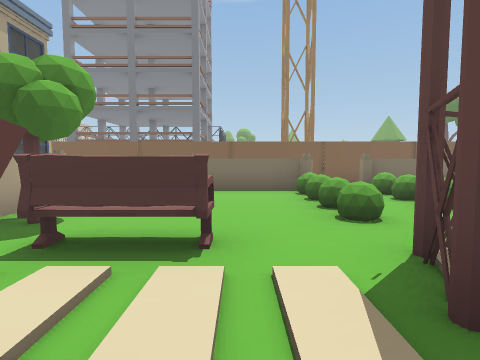
View 1 (above)

15 first-person views from a walk through a 3-D level made in the Unity game engine. The camera is 1.4 m above the floor, tilts 4° down and sees 80° across. The floor is counted in squares, 2 m on a side. Each view is taken from the middle of a square. On the plan, view 1 faces up. The plan holds only what a view shows up to about 10 squares ahead; the rest is blank. The place goes on beyond the plan. The player is left out.

View 2
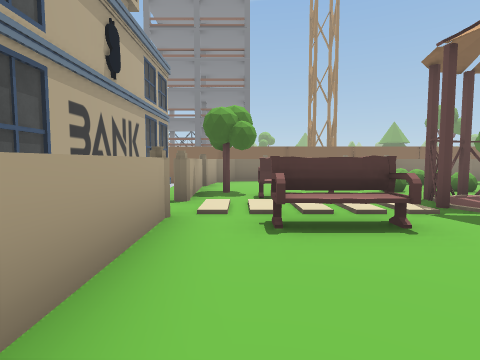

View 3
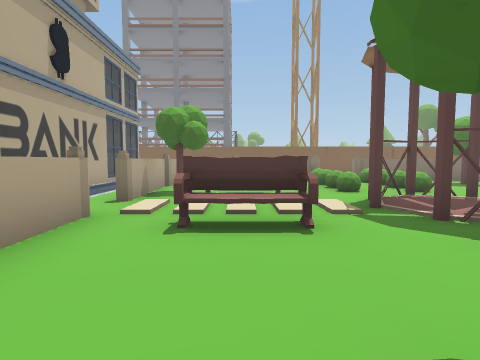

View 4
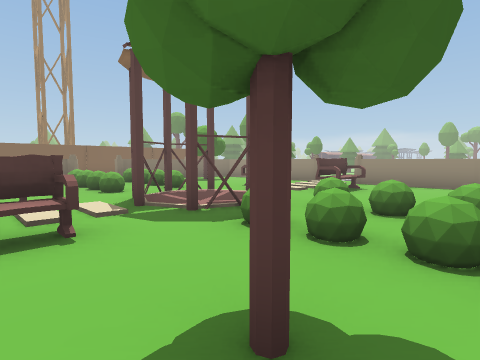

View 5
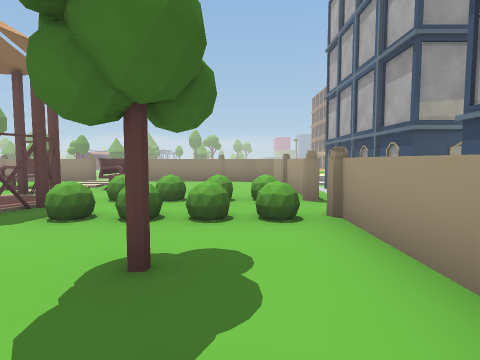

View 6
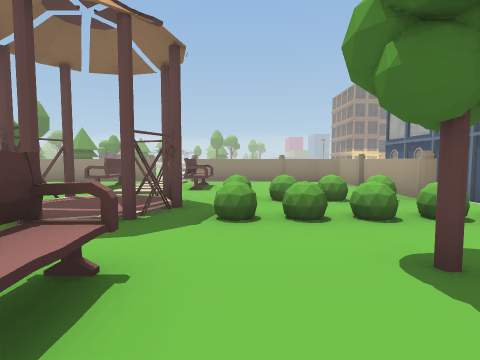

View 7
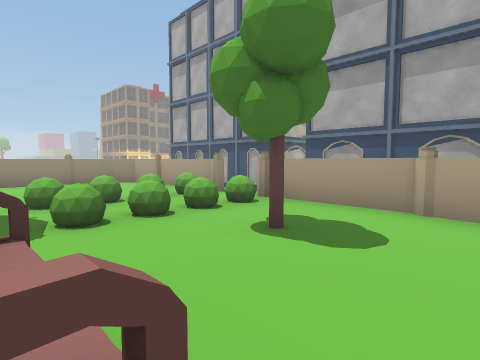

View 8
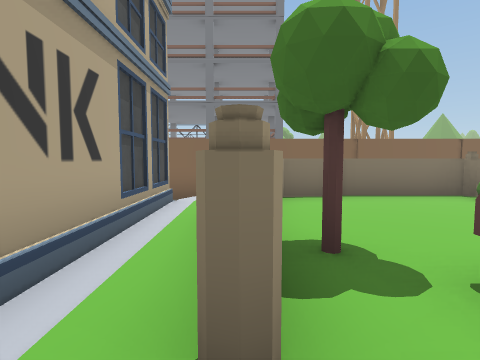

View 9
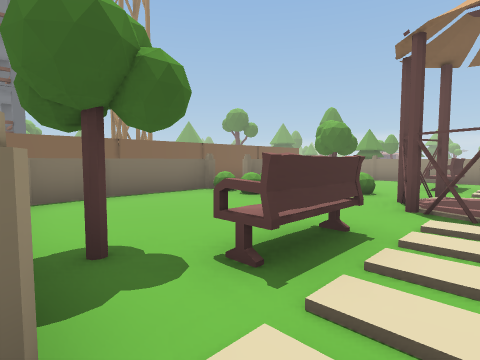

View 10
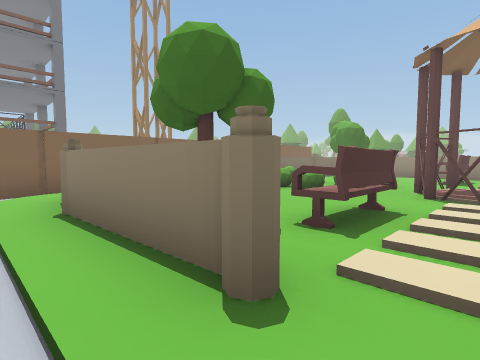

View 11
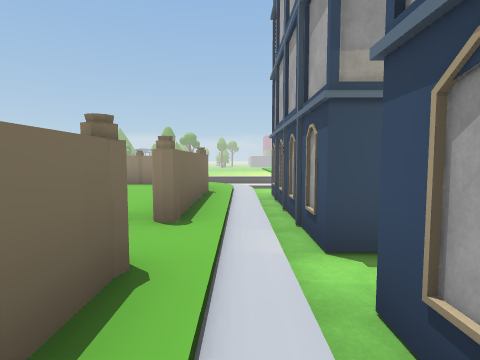

View 12
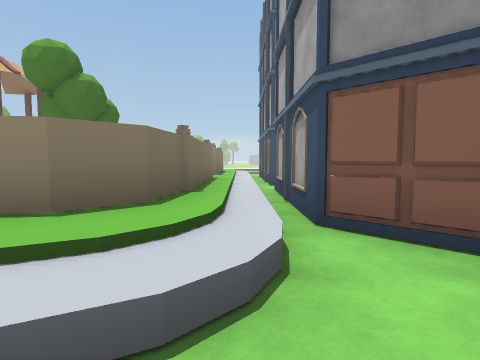

View 13
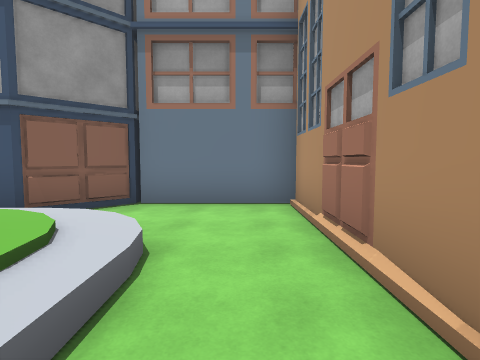

View 14
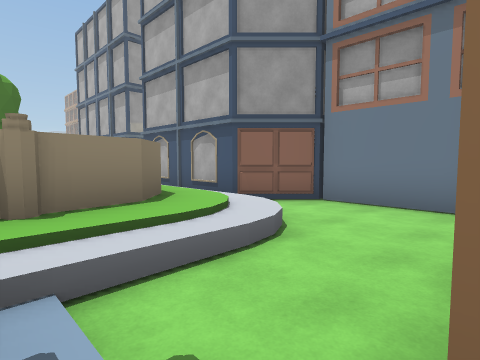

View 15
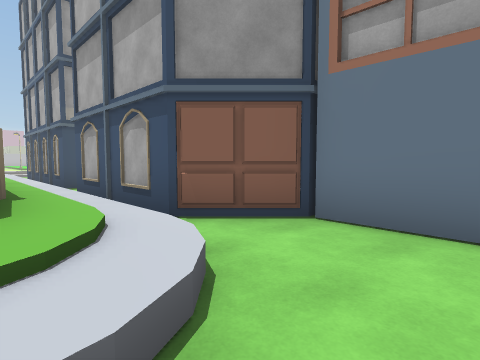

### Floor plan
Key: @ floor where view 1 was taken; # wall or solid block; x gap in a wall; . main floor; - floor 0.5 m lower than the main floor; / step, stairs or slope; = window, fence, low wall or low ledge; ^ raised ledge; B building.
Columns run from 6 left of view 1 to 7 right of it. Each row starts with its distance up from view 1.
  8  ####   ###
  7   //#########
  6  B/##..===  ##
  5  B/#...===..##
  4  B/#...===...#
  3  B/#...=#=...#
  2  B/#.^.###.^^#
  1  B/....#=#....
  0  B #.^@###.^^#
 -1    #...x.=...#
 -2 --/#...=.=...#
 -3 #-/#...=.=...#
 -4 #-/#####.#####
 -5 #-////////////
 -6 #---####-#####
 -7 #####

Positions as (right, up) in squares from view 1, and headings:
1: (0, 0), facing up
2: (-2, -3), facing up
3: (-1, -3), facing up
4: (-1, -3), facing up-right
5: (-2, -3), facing right
6: (-2, -1), facing right
7: (-2, 0), facing down-right
8: (-3, 1), facing up
9: (-3, 1), facing up-right
10: (-4, 1), facing up-right
11: (0, -5), facing right
12: (-5, -5), facing right
13: (-5, -2), facing down
14: (-6, -2), facing down-right
15: (-5, -4), facing down-right
